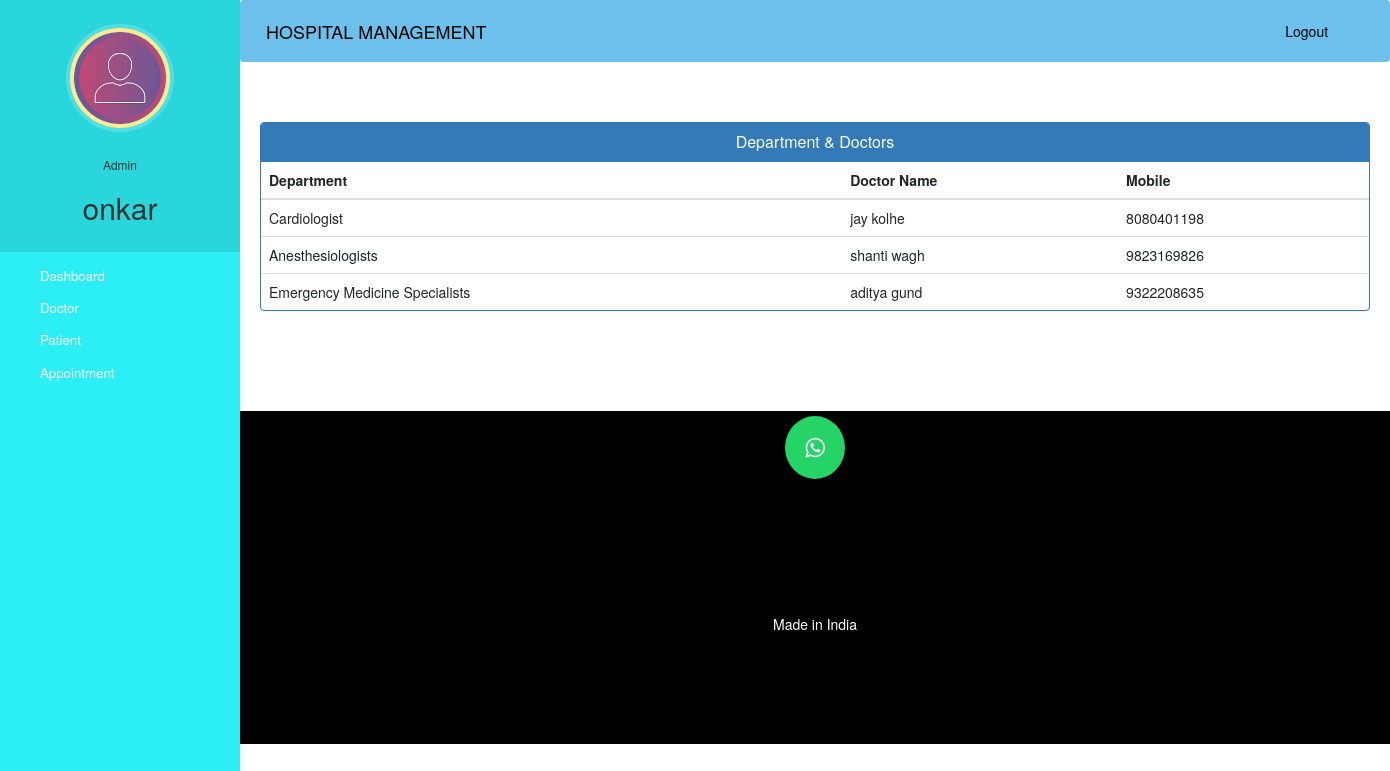
Screenshot of /admin-view-doctor-specialisation (signed in) with the database file from the repository.
### hospital/models.py (models this page shows, shortened)
class Doctor(models.Model):
    user=models.OneToOneField(User,on_delete=models.CASCADE)
    profile_pic=models.ImageField(upload_to='profile_pic/DoctorProfilePic/',null=True,blank=True)#null is use for when we not give any image save default blank we can remain it blank
    address = models.CharField(max_length=40)
    mobile = models.CharField(max_length=20,null=True)
    department= models.CharField(max_length=50,choices=departments,default='Cardiologist')
    status=models.BooleanField(default=False)
    @property
    def get_name(self):
        return self.user.first_name+" "+self.user.last_name

### hospital/views.py (the view)
# urls.py: path('admin-view-doctor-specialisation',views.admin_view_doctor_specialisation_view,name='admin-view-doctor-specialisation'),
@login_required(login_url='adminlogin')
@user_passes_test(is_admin)
def admin_view_doctor_specialisation_view(request):
    doctors=models.Doctor.objects.all().filter(status=True)
    return render(request,'hospital/admin_view_doctor_specialisation.html',{'doctors':doctors})

### hospital/views.py (called while the page is built)
def is_admin(user):
    return user.groups.filter(name='ADMIN').exists()

### templates/hospital/admin_view_doctor_Specialisation.html (shortened to what this page needs)
{% extends 'hospital/admin_base.html' %}
{% block content %}
<head>
  <link href="//netdna.bootstrapcdn.com/bootstrap/3.0.0/css/bootstrap.min.css" rel="stylesheet" id="bootstrap-css">
</head>
<div class="container">
  <div class="panel panel-primary">
    <div class="panel-heading">
      <h6 class="panel-title">Department & Doctors</h6>
    </div>
    <table class="table table-hover" id="dev-table">
      <thead>
        <tr>
          <th>Department</th>
          <th>Doctor Name</th>
          <th>Mobile</th>
        </tr>
      </thead>
      {% for d in doctors %}
      <tr>
        <td>{{d.department}}</td>
        <td> {{d.get_name}}</td>
        <td>{{d.mobile}}</td>
      </tr>
      {% endfor %}
    </table>
  </div>
</div>
{% endblock content %}

### templates/hospital/admin_base.html (shortened to what this page needs)
<!DOCTYPE html>
{% load static %}
<html lang="en">
<head>
  <link rel="stylesheet" href="https://stackpath.bootstrapcdn.com/bootstrap/4.3.1/css/bootstrap.min.css">
  <link rel="stylesheet" href="https://maxcdn.bootstrapcdn.com/font-awesome/4.7.0/css/font-awesome.min.css">
  <link rel="stylesheet" href="{% static '/style.css' %}">
</head>
<body>
  <nav class="menu" tabindex="0">
    <header class="avatar">
      <img src="{% static "images/adminpropic.png" %}" />
      <br><br>
      <h6>Admin</h6>
      <h2>{{request.user.first_name}}</h2>
    </header>
    <ul>
      <li tabindex="0" class="icon-dashboard"> <a style="color:white; text-decoration:none;" href="/admin-dashboard"><span>Dashboard</span></a> </li>
      <li tabindex="0" class="icon-customers"> <a style="color:white; text-decoration:none;" href="/admin-doctor"><span>Doctor</span></a></li>
      <li tabindex="0" class="icon-users"> <a style="color:white; text-decoration:none;" href="/admin-patient"><span>Patient</span></a></li>
      <li tabindex="0" class="icon-calendar"> <a style="color:white; text-decoration:none;" href="/admin-appointment"><span>Appointment</span></a></li>
    </ul>
  </nav>
  <main>
    <div class="bs-example">
      <nav class="navbar navbar-expand-md  navbar-dark fixed-top" style="background:#6cc0eb;;">
        <a href="/admin-dashboard" class="navbar-brand" style = "color : black">HOSPITAL MANAGEMENT</a>
        <div class="collapse navbar-collapse justify-content-between" id="navbarCollapse">
          <div class="navbar-nav" style=" margin-left: 90%;">
            <a href="/logout" class="nav-item nav-link" style = "color : black">Logout</a>
          </div>
        </div>
      </nav>
    </div>
    <br><br>
    {% block content %}
    {% endblock content %}
    <br><br><br><br>
    <footer>
      <p>
        <a id="ftr" href="https://api.whatsapp.com/send?phone=918766046082&text=Hello%20Shashank.%0d%0aHow%20are%20you%20%3f%0d%0aI%20came%20from%20your%20website.&source=&data=#" class="fa fa-whatsapp"></a>
      </p>
      <br>
      <div class="container">
        <div class="row">
          <div class="col-md-12 col-sm-12">
            <div style="color:#ffffff;" class="wow fadeInUp footer-copyright">
              <p>Made in India <br></p>
            </div>
          </div>
        </div>
      </div>
    </footer>
  </main>
</body>
</html>

### static/style.css (style rules this page uses)
body { padding-left: 240px; }
main { position: relative; height: 100vh; }
.menu { background: #5bc995; height: 100vh; width: 240px; position: fixed; top: 0px; left: 0; z-index: 5; outline: none; }
.menu .avatar { background: rgba(0, 0, 0, 0.1); padding: 2em 0.5em; text-align: center; }
.menu .avatar img { width: 100px; border-radius: 50%; overflow: hidden; border: 4px solid #ffea92; box-shadow: 0 0 0 4px rgba(255, 255, 255, 0.2); }
.menu .avatar h2 { font-weight: normal; margin-bottom: 0; }
.menu ul { list-style: none; padding: 0.5em 0; margin: 0; }
.menu ul li { padding: 0.5em 1em 0.5em 3em; font-size: 0.95em; font-weight: regular; background-repeat: no-repeat; background-position: left 15px center; background-size: auto 20px; transition: all 0.15s linear; cursor: pointer; }
.menu ul li.icon-dashboard { background-image: url("http://www.entypo.com/images//gauge.svg"); }
.menu ul li.icon-customers { background-image: url("http://www.entypo.com/images//briefcase.svg"); }
.menu ul li.icon-users { background-image: url("http://www.entypo.com/images//users.svg"); }
.menu ul li.icon-calendar { background-image: url("http://www.entypo.com/images//calendar.svg"); }

### templates/hospital/admin_base.html (style rules this page uses)
a:link { text-decoration: none; }
a { color: white; }
footer { padding: 0px 0px 0px 0px; background-color: black; margin: 0px; }
#ftr { padding: 20px; }
.fa { font-size: 23px; width: 60px; text-align: center; text-decoration: none; margin: 5px 2px; border-radius: 50%; }
.fa-whatsapp { background: #25d366; color: white; }
p { text-align: center; }
body { padding-left: 240px; }
main { position: relative; height: 100vh; }
.menu { background: #2ceef5; height: 100vh; width: 240px; position: fixed; top: 0px; left: 0; z-index: 5; outline: none; }
.menu .avatar { background: rgba(0, 0, 0, 0.1); padding: 2em 0.5em; text-align: center; }
.menu .avatar img { width: 100px; border-radius: 50%; overflow: hidden; border: 4px solid #ffea92; box-shadow: 0 0 0 4px rgba(255, 255, 255, 0.2); }
.menu .avatar h2 { font-weight: normal; margin-bottom: 0; }
.menu ul { list-style: none; padding: 0.5em 0; margin: 0; }
.menu ul li { padding: 0.5em 1em 0.5em 3em; font-size: 0.95em; font-weight: regular; background-repeat: no-repeat; background-position: left 15px center; background-size: auto 20px; transition: all 0.15s linear; cursor: pointer; }
.menu ul li.icon-dashboard { background-image: url("http://www.entypo.com/images//gauge.svg"); }
.menu ul li.icon-customers { background-image: url("http://www.entypo.com/images//briefcase.svg"); }
.menu ul li.icon-users { background-image: url("http://www.entypo.com/images//users.svg"); }
.menu ul li.icon-calendar { background-image: url("http://www.entypo.com/images//calendar.svg"); }

### templates/hospital/admin_view_doctor_Specialisation.html (style rules this page uses)
a:link { text-decoration: none; }
h6 { text-align: center; }
.row { margin: 100px; }

### rows the page displays
Doctor: department "Cardiologist", get_name "jay kolhe", mobile "8080401198"
Doctor: department "Anesthesiologists", get_name "shanti wagh", mobile "9823169826"
Doctor: department "Emergency Medicine Specialists", get_name "aditya gund", mobile "9322208635"

### other values shown
{{ request.user.first_name }} "onkar"
